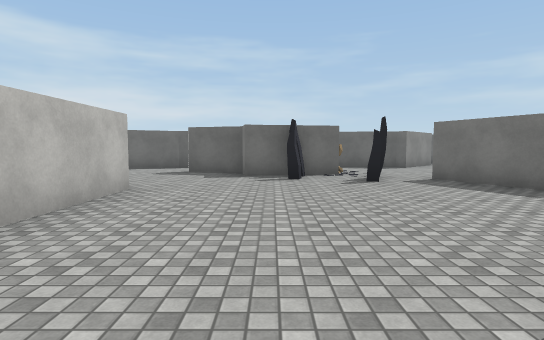
view 1 (above)

23 first-person views from a walk through a scene from a Unity 3-D project. The camera is 1.4 m above the floor, tilts 4° down and sees 80° across. The floor is counted in squares, 2 m on a side. Each view is taken from the middle of a square. On the plan, view 1 faces up. The plan holds only what a view shows up to about 10 squares ahead; the rest is blank. The place goes on beyond the plan. The player is left out. Some animated figures are not drawn. Some surface patterns are stand-ins.

view 2
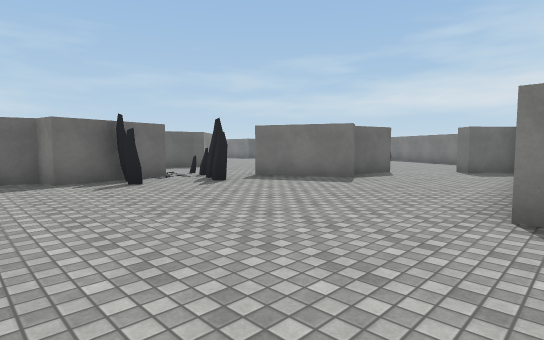

view 3
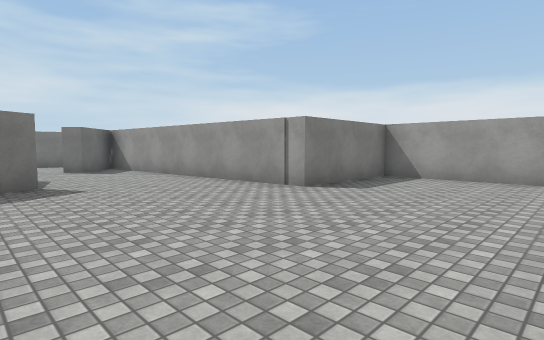

view 4
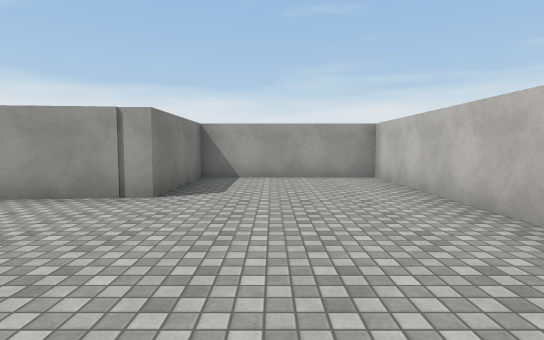

view 5
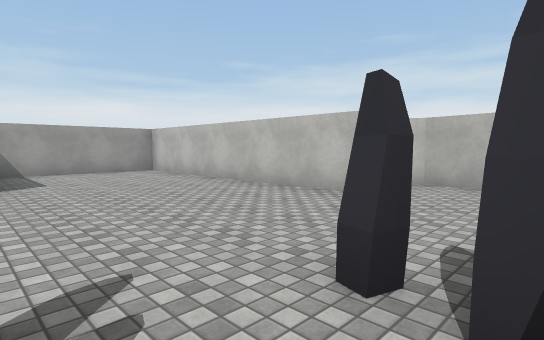

view 6
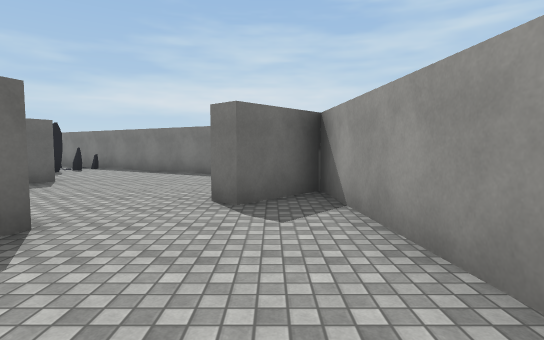

view 7
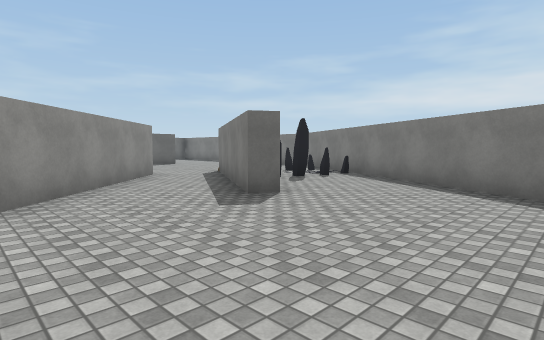

view 8
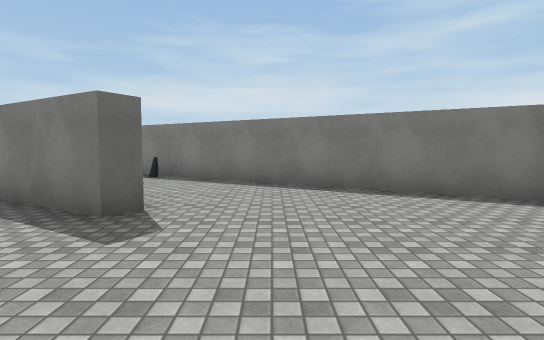

view 9
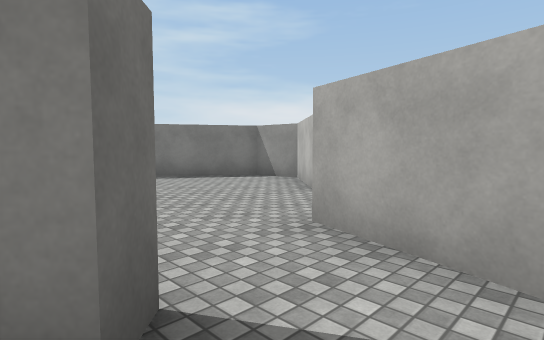

view 10
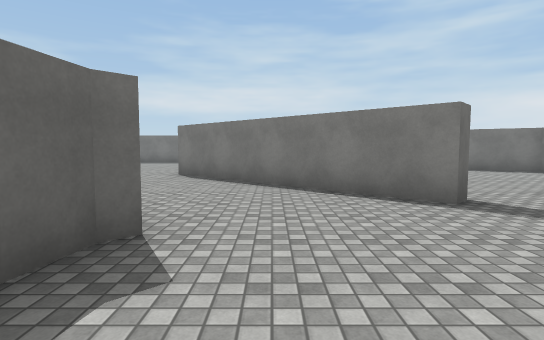

view 11
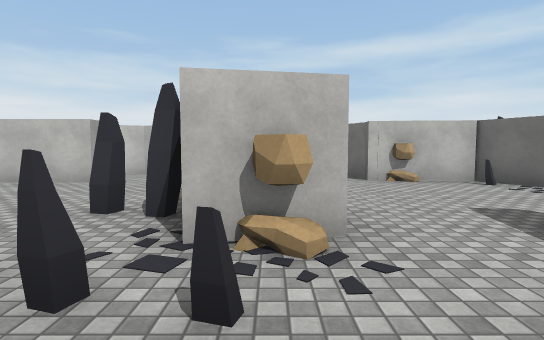

view 12
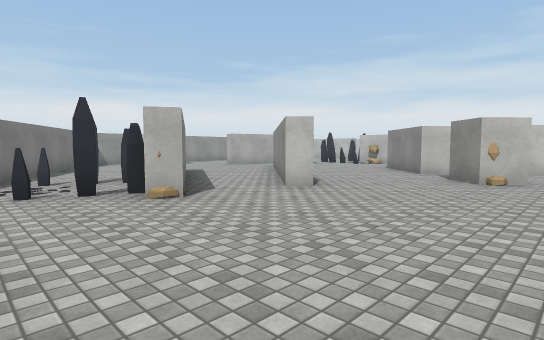

view 13
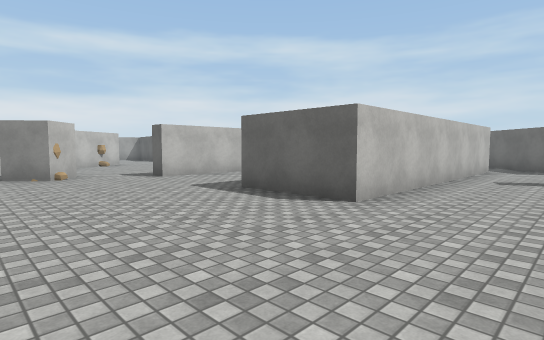

view 14
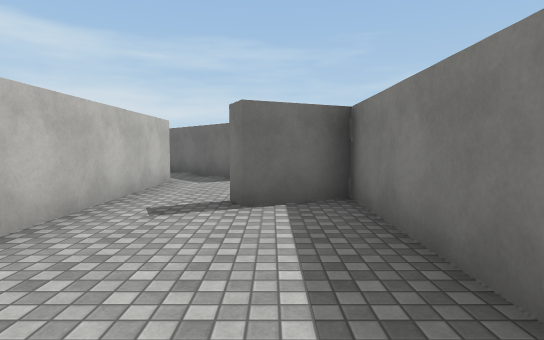

view 15
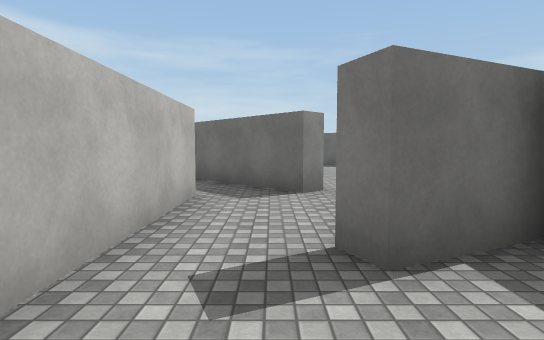

view 16
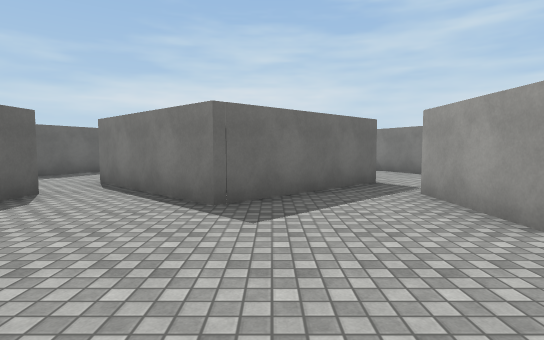

view 17
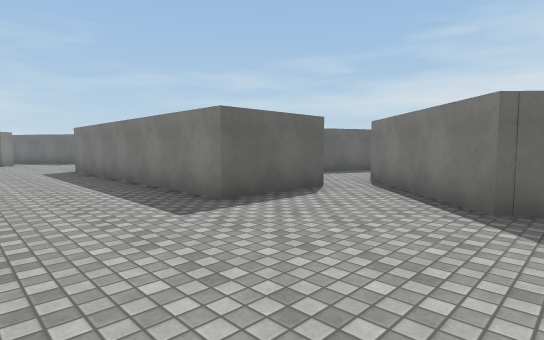

view 18
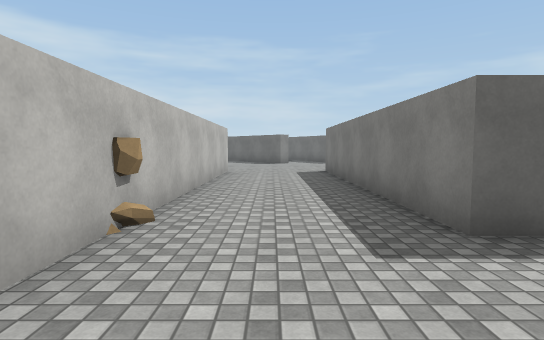

view 19
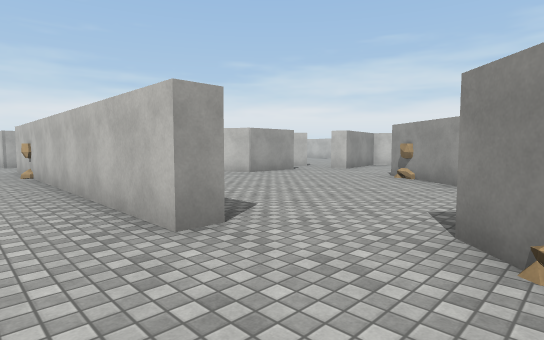

view 20
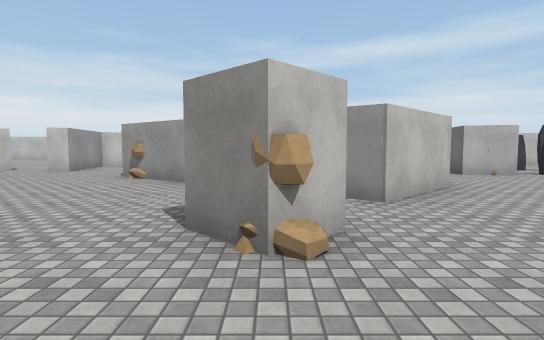

view 21
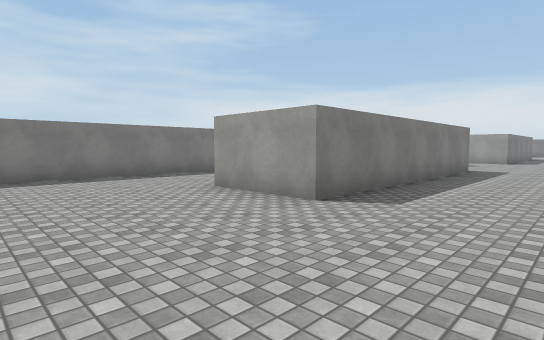

view 22
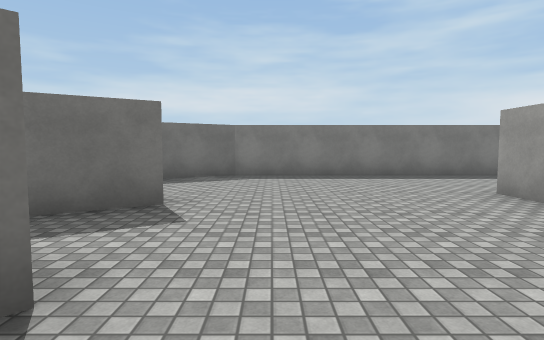

view 23
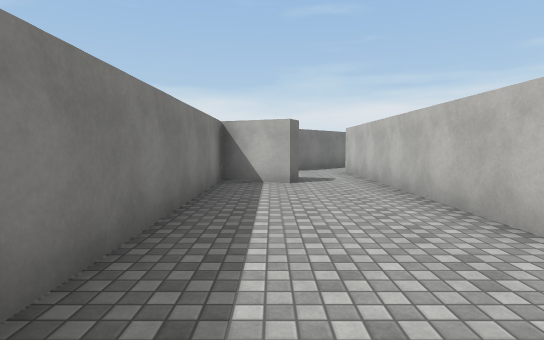

### Floor plan
Points are (right, up) in squares from view 1. A wall is a line through its corners. A room is listed if a view was taken in it or the views show most of it. See-through windows are left out.
Room 1 (views 1, 2, 3, 4, 6, 7)
walls: (2.1, 1.6) (9.2, 2.2) (7.9, 3.4) (8.2, 3.8); (2.6, 7.1) (2.1, 7.2); (4.6, 4.9) (3.5, 7.2); (-2.4, 5.5) (-2.4, -1.5) (1.7, -1.5) (1.7, 1.5) (2.1, 1.5); (0.5, 8.1) (-0.7, 7.9) (-0.8, 8.6) (-2.4, 9); (6.7, 5) (5.4, 5.4); (-4.2, 6.9) (-4.3, 5.7) (-4.1, 5.3)
ways out: opening at (1, 8) to room 2; opening at (7.5, 4) to room 3; opening at (-3.5, 9)
Room 2 (views 5, 10)
walls: (1.5, 9.6) (1.6, 8.9); (1.5, 8.3) (0.5, 8.1); (-1.6, 13.8) (-2.6, 13.3) (-2.8, 11)
ways out: opening at (1, 8) to room 1; opening at (3, 10.5) to room 4; opening at (-2, 10); opening at (1, 13)
objects: other object (2, 9)
Room 3 (view 8)
walls: (10.7, 7.4) (10.2, 7.7) (10.9, 9); (8.2, 3.8) (9.9, 2.3) (11.2, 2.4) (14.8, 8.5); (6.4, 7.3) (5.9, 7.7); (8.8, 10.1) (7.3, 8.5); (5.1, 6.1) (6.9, 5.6)
ways out: opening at (7.5, 4) to room 1; opening at (6, 7) to room 4; opening at (10, 9) to room 4; gap at (14, 9) to room 5
Room 4 (views 9, 11, 12, 13, 14, 15, 16, 17, 18, 19, 20, 21, 22, 23)
walls: (11.6, 29.5) (11.6, 36.6) (13.9, 36.6) (13.9, 29.5) (11.6, 29.5); (11.6, 23.8) (13.9, 23.7) (13.8, 16.7) (11.6, 16.7); (15.5, 23.9) (12.9, 26.7) (15.5, 29.5); (15.4, 32.2) (15.6, 32.7) (17.1, 32.1) (17.1, 40.9) (16.2, 42.4); (8.6, 19.2) (8.6, 16.7); (2.7, 32.1) (4, 32.1) (4.4, 31.3); (18.4, 30.9) (16.8, 31.6); (8.1, 36.6) (8.7, 36.6) (8.7, 28.2); (0.8, 33.2) (0.9, 32.6); (17.1, 18.2) (17.1, 21.4) (15.7, 20.8) (15.4, 21.3); (7.7, 38.7) (7.2, 38.2); (7.3, 15.2) (8, 14.5) (7.3, 13.7); (3.6, 37.3) (2.2, 35.4); (7.2, 39.7) (7.7, 39.2); (5.9, 13.1) (6.3, 12.7) (5.2, 11.5); (4.2, 42.1) (5.9, 40.5) (5.5, 40); (4.6, 11) (4.3, 11.3) (3.6, 11.4); (10.9, 9) (12.5, 11.7); (5.9, 7.7) (10.3, 12.3) (10.6, 12) (8.8, 10.1)
ways out: opening at (3, 10.5) to room 2; opening at (6, 7) to room 3; opening at (10, 9) to room 3; opening at (0, 32); opening at (0.5, 34.5); opening at (8, 16); opening at (16.5, 23); opening at (16.5, 30.5)
objects: other object (3, 36); other object (8, 15); other object (8, 39); other object (9, 30); other object (13, 12)
Room 5 (no view inside)
walls: (14.8, 8.5) (15.5, 9.8)
ways out: gap at (14, 9) to room 3

Positions as (right, up) in squares from view 1, and headings:
1: (0, 0), facing up
2: (-2, 1), facing up-right
3: (-2, 6), facing down-right
4: (0, 6), facing down
5: (2, 8), facing down-left
6: (4, 3), facing right
7: (7, 4), facing up-right
8: (7, 6), facing right
9: (5, 8), facing down-right
10: (2, 10), facing right
11: (4, 9), facing left
12: (15, 16), facing down-left
13: (16, 13), facing up-left
14: (16, 17), facing up
15: (15, 19), facing up
16: (9, 26), facing right
17: (9, 26), facing up-right
18: (10, 27), facing up
19: (10, 39), facing down-left
20: (10, 39), facing left
21: (9, 40), facing down-right
22: (9, 40), facing right
23: (16, 39), facing down
